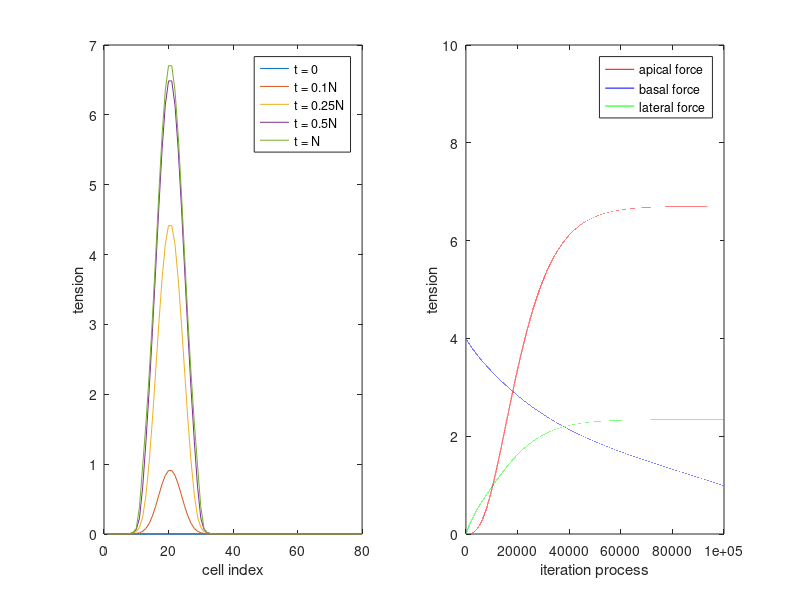

This chart was generated by the following MATLAB code:
n = 80;
% iteration variables
N = 10^5;
dt = 1.5*10^-4;
% predefined regions of tissue
tissue = 1:n;
vm = 0.5*tissue(1) + 0.25*tissue(end); % predefined ventral midline
distance = tissue - vm; 
distance(distance>0.5*n) = distance(distance>0.5*n) - n;

r1 = 0.75; % relocalization coeff from basal to apical
r2 = 0.15;
ut = 0.8; % twist breakdown rate;
um = 1; % myosin breakdown rate;
pt = 1; % twist production rate;
pm = 0.0; % constant myosin production rate;
ka = 1; % saturation of twi
lm = 0.03; % basal myosin loss rate on mesoderm
pm_e = 0.25; % basal myosin production rate
um_e = 0.1; % basal myosin breakdown rate 
mu = 0.02; % std of Gaussian term
kh =1;
pm_l = 1    ; % lateral constant myosin production
Th = 0.3; % the value when half-threshold of overall production term is reached 
Qm = 0.10; % the value when half-threshold of mechanical term is reached
q = 3; % power in hill type mechanical response
l = 8; % hill term of mechanical response
pth = 1.5;
a = 0.5; % contribution from genetic term
b = 0.5; % contribution from mechnical term
fb = 1; % basal myosin concentration to tension factor
fa = 1; % apical myosin concentration to tension factor
fg = 1; % lateral myosin concentration to tension factor
%*********** initial conditons and constraints *******%
cm_apc = zeros(n,N);
cm_apc(:,1) = 0.0;
ct = zeros(n,N);
cm_bas = zeros(n,N);
cm_bas(:,1) = 4;
cm_lat =zeros(n,N);
alpha_min = 0.5;
beta_min = 0.1;
gamma_min = 0.1;

Delay = 0;
for i = 1:N


    gen_term = exp(-mu*distance'.^2);
    dct = dt*(pt*ct(:,i).^2./(1+ka*ct(:,i).^2) - ut*ct(:,i) + pth*gen_term);
    dcm_apc = dt*(r1*ct(:,i).^2- um*cm_apc(:,i)+pm);
    dcm_bas = dt * ( - lm*ct(:,i).^2 + pm_e*cm_bas(:,i) - um_e*cm_bas(:,i).^2);
    iDelay = i - Delay;
    if iDelay >= 1
    dcm_lat = dt * ( r2*ct(:,i).^2 - um*cm_lat(:,i) + pm_l);
    else
        dcm_lat = 0;
    end

    ct(:,i+1) = ct(:,i) + dct;
    ct(ct(:,i+1)<=0,i+1) = 0 ;
    cm_apc(:,i+1) = cm_apc(:,i)+dcm_apc;
    cm_bas(:,i+1) = cm_bas(:,i) + dcm_bas;
    cm_lat(:,i+1) = cm_lat(:,i) + dcm_lat;
end

%% apical tension dynamics: spatial resolved
subplot(121)
plot(cm_apc(:,1))
hold on
plot(cm_apc(:,N/10))
plot(cm_apc(:,N/4))
plot(cm_apc(:,N/2))
plot(cm_apc(:,end))
hold off
lgd = legend("t = 0","t = 0.1N","t = 0.25N","t = 0.5N","t = N");
xlabel("cell index")
ylabel("tension")

%% tension dynamics at ventral midline
subplot(122)
plot(cm_apc(20,:),'r')
hold on
plot(cm_bas(20,:),'b')
plot(cm_lat(20,:),'g')
hold off
axis([0 10^5 0 10])
legend("apical force","basal force", "lateral force");
xlabel("iteration process")
ylabel("tension")
